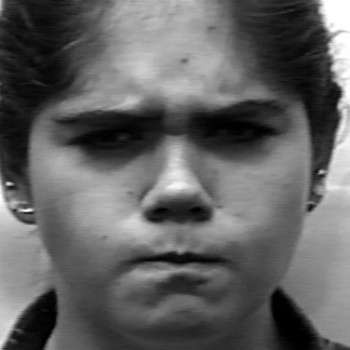
#> input picture anger/0.jpg, 350 x 350 px
$ python -i emotionImages.py   (imports and definitions only)
#> lines starting #> are read from the running program, lines starting #| are printed output that depends on the picture
#> further down, picture is the input picture: shape (350, 350, 3); min 0, max 255, mean 97.8
import cv2
import glob
import random
import numpy as np

emotions = ["neutral", "anger", "contempt", "disgust", "fear", "happy", "sadness", "surprise"]
classifier = cv2.face.FisherFaceRecognizer_create()

faceDet_1 = cv2.CascadeClassifier("haarcascade_frontalface_default.xml")
faceDet_2 = cv2.CascadeClassifier("haarcascade_frontalface_alt2.xml")
faceDet_3 = cv2.CascadeClassifier("haarcascade_frontalface_alt.xml")
faceDet_4 = cv2.CascadeClassifier("haarcascade_frontalface_alt_tree.xml")

data = {}

# [41 lines left out: functions retrieve_sets, create_sets, recognizer, not called in this run]

def process_image(headFrame):
    gray = cv2.cvtColor(headFrame, cv2.COLOR_BGR2GRAY)
    face_1 = faceDet_1.detectMultiScale(gray, scaleFactor=1.1, minNeighbors=10, minSize=(5, 5), flags=cv2.CASCADE_SCALE_IMAGE)
#> face_1 = [[33, 29, 287, 287]]
    face_2 = faceDet_2.detectMultiScale(gray, scaleFactor=1.1, minNeighbors=10, minSize=(5, 5), flags=cv2.CASCADE_SCALE_IMAGE)
#> face_2 = [[35, 29, 282, 282]]
    face_3 = faceDet_3.detectMultiScale(gray, scaleFactor=1.1, minNeighbors=10, minSize=(5, 5), flags=cv2.CASCADE_SCALE_IMAGE)
#> face_3 = [[38, 31, 279, 279]]
    face_4 = faceDet_4.detectMultiScale(gray, scaleFactor=1.1, minNeighbors=10, minSize=(5, 5), flags=cv2.CASCADE_SCALE_IMAGE)
#> face_4 = [[29, 22, 300, 300]]
    facefeatures = ""
    if len(face_1) == 1:
        facefeatures = face_1
#> facefeatures = [[33, 29, 287, 287]]
    elif len(face_2) == 1:
        facefeatures = face_2
    elif len(face_3) == 1:
        facefeatures = face_3
    elif len(face_4) == 1:
        facefeatures = face_4
    for (x, y, w, h) in facefeatures:
        gray = gray[y:y+h, x:x+w]
        try:
            result = cv2.resize(gray, (350,350))
            return result
        except:
            print("ERROR")
            pass
#> this loop made 1 pass
#> pass 1, in process_image, `gray = gray[y:y+h, x:x+w]`:
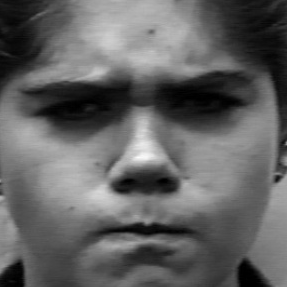
#> gray: shape (287, 287); min 0, max 252, mean 98.5
    return ""

# [6 lines left out: function rec_predict, not called in this run]

# [6 lines of commented-out code are left out]

>>> import cv2
>>> picture = cv2.imread('anger/0.jpg')
>>> result = process_image(picture)

$ run again, on anger/12.jpg
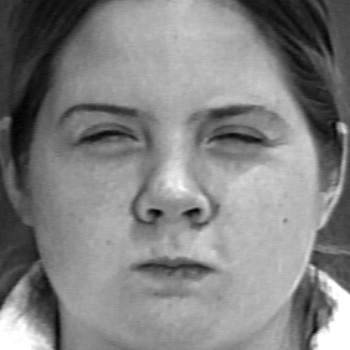
#> input picture anger/12.jpg, 350 x 350 px
#> picture is the input picture: shape (350, 350, 3); min 0, max 255, mean 130.1
#> face_1 = [[31, 25, 288, 288]]
#> face_2 = [[32, 29, 280, 280]]
#> face_3 = [[33, 26, 285, 285]]
#> face_4 = [[22, 17, 312, 312]]
#> facefeatures = [[31, 25, 288, 288]]
#> the loop in process_image, `for (x, y, w, h) in facefeatures:` made 1 pass
#> pass 1, in process_image, `gray = gray[y:y+h, x:x+w]`:
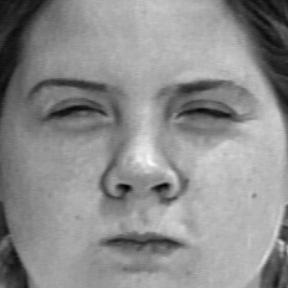
#> gray: shape (288, 288); min 1, max 252, mean 140.8

$ run again, on anger/13.jpg
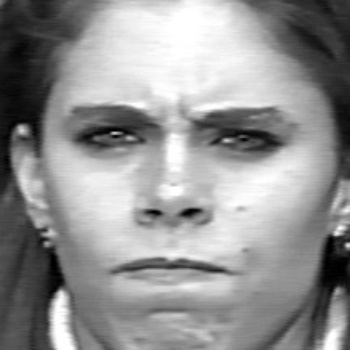
#> input picture anger/13.jpg, 350 x 350 px
#> picture is the input picture: shape (350, 350, 3); min 0, max 255, mean 146.5
#> face_1 = [[32, 27, 285, 285]]
#> face_2 = [[33, 28, 275, 275]]
#> face_3 = [[32, 26, 281, 281]]
#> face_4 = ()
#> facefeatures = [[32, 27, 285, 285]]
#> the loop in process_image, `for (x, y, w, h) in facefeatures:` made 1 pass
#> pass 1, in process_image, `gray = gray[y:y+h, x:x+w]`:
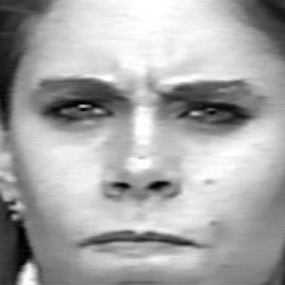
#> gray: shape (285, 285); min 0, max 255, mean 167.7

$ run again, on anger/14.jpg
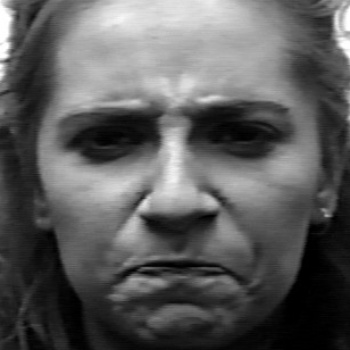
#> input picture anger/14.jpg, 350 x 350 px
#> picture is the input picture: shape (350, 350, 3); min 0, max 255, mean 91.7
#> face_1 = [[27, 21, 297, 297]]
#> face_2 = [[27, 25, 291, 291]]
#> face_3 = [[26, 24, 296, 296]]
#> face_4 = [[21, 17, 308, 308]]
#> facefeatures = [[27, 21, 297, 297]]
#> the loop in process_image, `for (x, y, w, h) in facefeatures:` made 1 pass
#> pass 1, in process_image, `gray = gray[y:y+h, x:x+w]`:
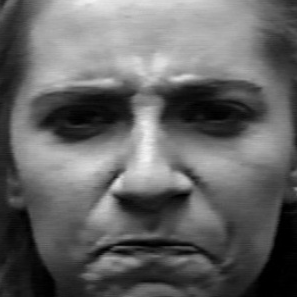
#> gray: shape (297, 297); min 0, max 244, mean 100.9
